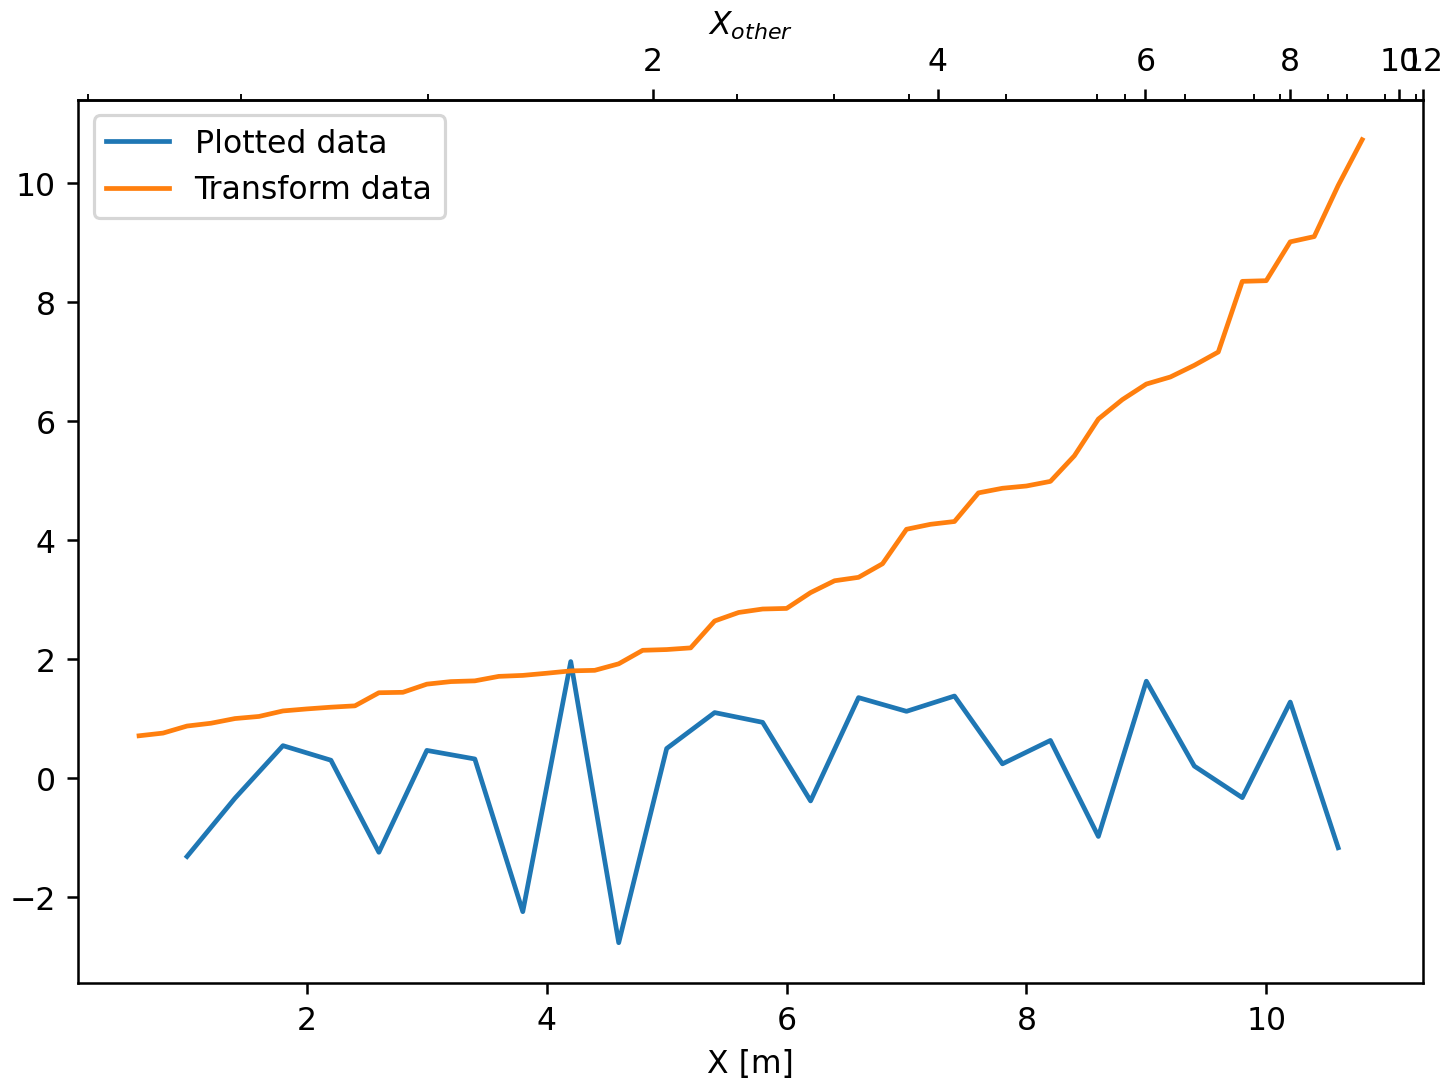

Recreate this plot in Python.
import matplotlib.pyplot as plt
import numpy as np
from matplotlib.ticker import AutoMinorLocator


fig, ax = plt.subplots(layout='constrained')
xdata = np.arange(1, 11, 0.4)
ydata = np.random.randn(len(xdata))
ax.plot(xdata, ydata, label='Plotted data')

xold = np.arange(0, 11, 0.2)
# fake data set relating x coordinate to another data-derived coordinate.
# xnew must be monotonic, so we sort...
xnew = np.sort(10 * np.exp(-xold / 4) + np.random.randn(len(xold)) / 3)

ax.plot(xold[3:], xnew[3:], label='Transform data')
ax.set_xlabel('X [m]')
ax.legend()


def forward(x):
    return np.interp(x, xold, xnew)


def inverse(x):
    return np.interp(x, xnew, xold)


secax = ax.secondary_xaxis('top', functions=(forward, inverse))
secax.xaxis.set_minor_locator(AutoMinorLocator())
secax.set_xlabel('$X_{other}$')

# plt.show()
plt.savefig("13-graphics_additional_axis_any.png", dpi=227)
